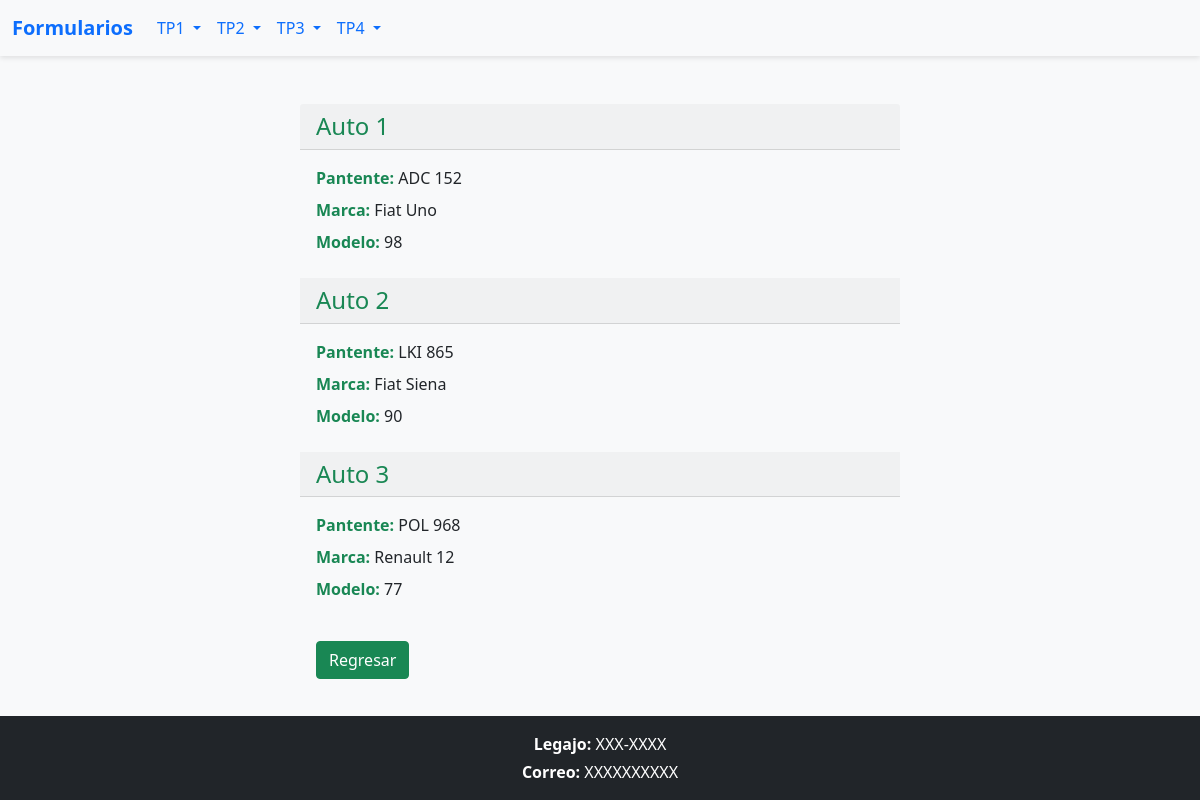
Screenshot of /?page=autosPersona&&dni=28326986 with the database file from the repository.
### tables this page shows
CREATE TABLE auto (
  Patente varchar(10) NOT NULL,
  Marca varchar(50) NOT NULL,
  Modelo int(11) NOT NULL,
  DniDuenio varchar(10) NOT NULL,
  PRIMARY KEY  (Patente)
);

### util/funciones.php (called while the page is built, shortened)
<?php
spl_autoload_register(function($class_name) {
    $dirs = [
        $_SESSION['ROOT'] . 'modelo/',
        $_SESSION['ROOT'] . 'modelo/conexion/',
        $_SESSION['ROOT'] . 'control/',
        $_SESSION['ROOT'] . 'control/1/',
        $_SESSION['ROOT'] . 'control/2/',
        $_SESSION['ROOT'] . 'control/3/',
        $_SESSION['ROOT'] . 'control/4/',
    ];
    foreach ($dirs as $dir) {
        $path = $dir . $class_name . '.php';
        if (file_exists($path)) {
            return;
        }
    }
});
?>

### control/4/controlPersona.php (called while the page is built, shortened)
<?php
class controlPersona{
    public function listadoAutosPersona($dni){
        $a = new controlAuto();
        $list = $a->listarAutos();
        $autosPersona = [];
        if($list != null){
            foreach ($list as $aut){
                if($aut["DniDuenio"] == $dni){
                    $cant = count($autosPersona);
                    $autosPersona[$cant] = $aut;
                }
            }
        }
        return $autosPersona;
    }
}

### modelo/tablaAuto.php (called while the page is built, shortened)
<?php
class tablaAuto {
    public function selecionarAuto(){
        $bd = new BaseDatos();
        $resp = null;
        $sql = "SELECT * FROM auto";
        $resulBusq = $bd->query($sql);
        if($resulBusq) {
            $resp = $resulBusq->fetchAll(PDO::FETCH_ASSOC);
        }
        return $resp;
    }
}

### control/4/controlAuto.php (called while the page is built, shortened)
<?php
class controlAuto{
    public function listarAutos(){
        $a = new tablaAuto("", "", "", "");
        $list = $a->selecionarAuto();
        return $list;
    }
}

### control/4/accionListarPersonas.php (the view, shortened to what this page needs)
<?php
function mostrarAutosPers(){
    $dni = $_GET['dni'] ?? null;
    $p = new controlPersona();
    $list = $p->listadoAutosPersona($dni);
    $mensaje = "";
    $a = 0;
    foreach ($list as $aut){
        $a++;
        $mensaje .= "<div class='card-header text-success'>
                        <h1 class='h4 mb-0'>Auto $a</h1>
                    </div>
                    <div class='card-body text-success'>
                        <p class='mb-2'><strong>Pantente:</strong> <span class='text-dark'>".$aut['Patente']."</span></p>
                        <p class='mb-2'><strong>Marca:</strong> <span class='text-dark'>".$aut['Marca']."</span></p>
                        <p class='mb-2'><strong>Modelo:</strong> <span class='text-dark'>".$aut['Modelo']."</span></p>
                    </div>";
    }
    $mensaje .= "<div class='card-body text-success'>
                        <input type='button' value='Regresar'class='btn btn-success' onclick='history.back()'>
                    </div>";
    return $mensaje;
}

### rows the page displays
auto: Patente "ADC 152", Marca "Fiat Uno", Modelo "98"
auto: Patente "LKI 865", Marca "Fiat Siena", Modelo "90"
auto: Patente "POL 968", Marca "Renault 12", Modelo "77"
